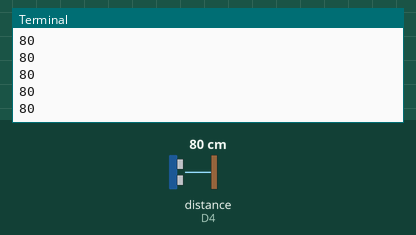
The program below on a simulated Raspberry Pi (BCM pin numbers) with a GrovePi. On the bench: the last lines printed to the terminal. The inputs (shaded band) are chosen by the test bench; at power-on: distance to the obstacle (sensor on D4) 80 cm.

Above: at 1.2 s.
1.3 s: distance to the obstacle (sensor on D4) set to 2 cm
At 1.33 s:
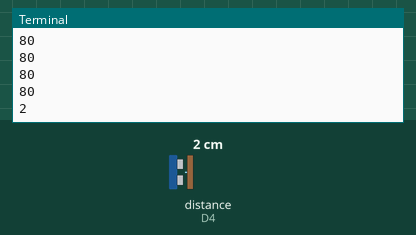
2.8 s: distance to the obstacle (sensor on D4) set to 4 cm
At 2.83 s:
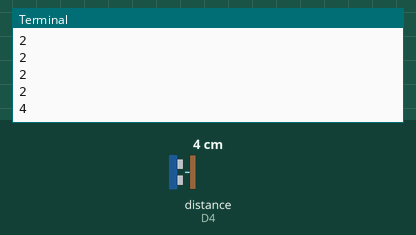
Timing chart, 0 to 5.8 s (numbered marks = the images above; inputs shaded):
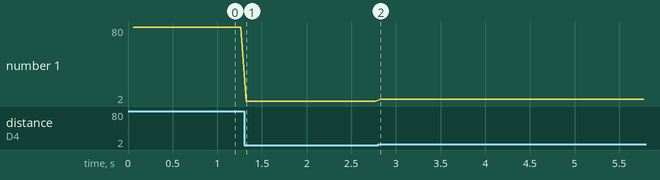

The program:

Ultrasonic_Ranger.py
```python
# GrovePi + Grove Ultrasonic Ranger

from grovepi import *

# Connect the Grove Ultrasonic Ranger to digital port D4
# SIG,NC,VCC,GND

ultrasonic_ranger = 4

while True:
    try:
        # Read distance value from Ultrasonic
        print ultrasonicRead(ultrasonic_ranger)

    except TypeError:
        print "Error"
    except IOError:
        print "Error"
```

Measured:
- after the input at 1.3 s, the terminal: prints a new line at once (image 1)
- after the input at 2.8 s, the terminal: prints a new line at once (image 2)
- plotted number 1: 80 → 2 after the input at 1.3 s, 2 → 4 after the input at 2.8 s
